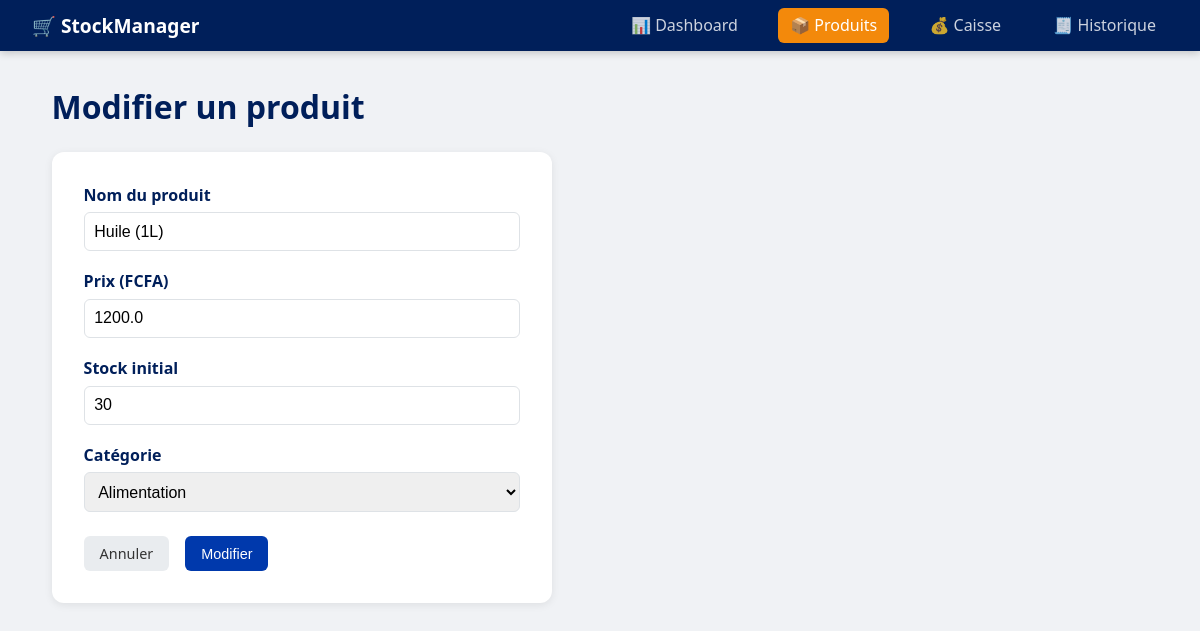
/produits/modifier/2, run on the app's committed database.
### tables this page shows
CREATE TABLE produits (
            id INTEGER PRIMARY KEY AUTOINCREMENT,
            nom TEXT NOT NULL,
            prix REAL NOT NULL,
            stock INTEGER NOT NULL DEFAULT 0,
            categorie TEXT DEFAULT 'Général',
            created_at TIMESTAMP DEFAULT CURRENT_TIMESTAMP
        );

### app.py (the view, shortened to what this page needs)
@app.route("/produits/modifier/<int:id>", methods=["GET", "POST"])
def modifier_produit(id):
    db = get_db()
    produit = db.execute("SELECT * FROM produits WHERE id = ?",(id,)).fetchone()
    db.close()
    return render_template("form_produit.html", produit=produit, action="Modifier")

### app.py (called while the page is built)
@app.before_request
def setup():
    pass

### database.py (called while the page is built)
def get_db():
    conn = sqlite3.connect(DB_PATH)
    conn.row_factory = sqlite3.Row
    return conn

### templates/form_produit.html
{% extends "base.html"%}
{% block content %}
<h1>{{ action }} un produit</h1>
<form method="POST" class="form-card">
    <div class="form-group">
        <label>Nom du produit</label>
        <input type="text" name="nom" value="{{ produit.nom if produit else ''}}" required>
    </div>
    <div class="form-group">
        <label>Prix (FCFA)</label>
        <input type="number" name="prix" step="1" min="1"
            value="{{ produit.prix if produit else '' }}" required>
    </div>
    <div class="form-group">
        <label>Stock initial</label>
        <input type="number" name="stock" min="0"
                value="{{ produit.stock if produit else '0'}}" required>
    </div>
    <div class="form-group">
        <label>Catégorie</label>
        <select name="categorie">
            {% for cat in ['Alimentation','Boissons','Hygiène','Électronique','Général'] %}
                <option value="{{ cat }}" {{ 'selected' if produit and produit.categorie == cat }}>{{ cat }}</option>
            {% endfor %}
        </select>
    </div>
    <div class="form-actions">
        <a href="{{ url_for('produits') }}" class="btn">Annuler</a>
        <button type="submit" class="btn btn-primary">{{ action }}</button>
    </div>
</form>
{% endblock%}

### static/style.css (style rules this page uses)
:root { --primary: #001f5a; --secondary: #0039ac; --accent: #F3890b; --danger: #dc3545; --success: #28a745; --light: #f8f9fa; --border: #dee2e6; }
* { box-sizing: border-box; margin: 0; padding: 0; }
body { font-family: 'Segoe UI', sans-serif; background: #f0f2f5; color: #333; }
.btn { padding: 0.5rem 1rem; border: none; border-radius: 6px; cursor: pointer; text-decoration: none; display: inline-block; font-size: 0.9rem; background: #e9ecef; color: #333; transition: opacity 0.2s; }
.btn-primary { background: var(--secondary); color: #fff; }
.form-card { background: #fff; border-radius: 12px; padding: 2rem; max-width: 500px; box-shadow: 0 2px 8px rgba(0,0,0,0.08); }
.form-group { margin-bottom: 1.2rem; }
.form-group label { display: block; margin-bottom: 0.4rem; font-weight: 600; color: var(--primary); }
.form-group input, .form-group select { width: 100%; padding: 0.6rem; border: 1.5px solid var(--border); border-radius: 6px; font-size: 1rem; }
.form-actions { display: flex; gap: 1rem; margin-top: 1.5rem; }
h1 { color: var(--primary); margin-bottom: 1.5rem; }

### data on the page
produits: nom "Huile (1L)", prix "1200.0", stock "30"

### other printed values
{{ action }} "Modifier"
form field categorie "Alimentation"
